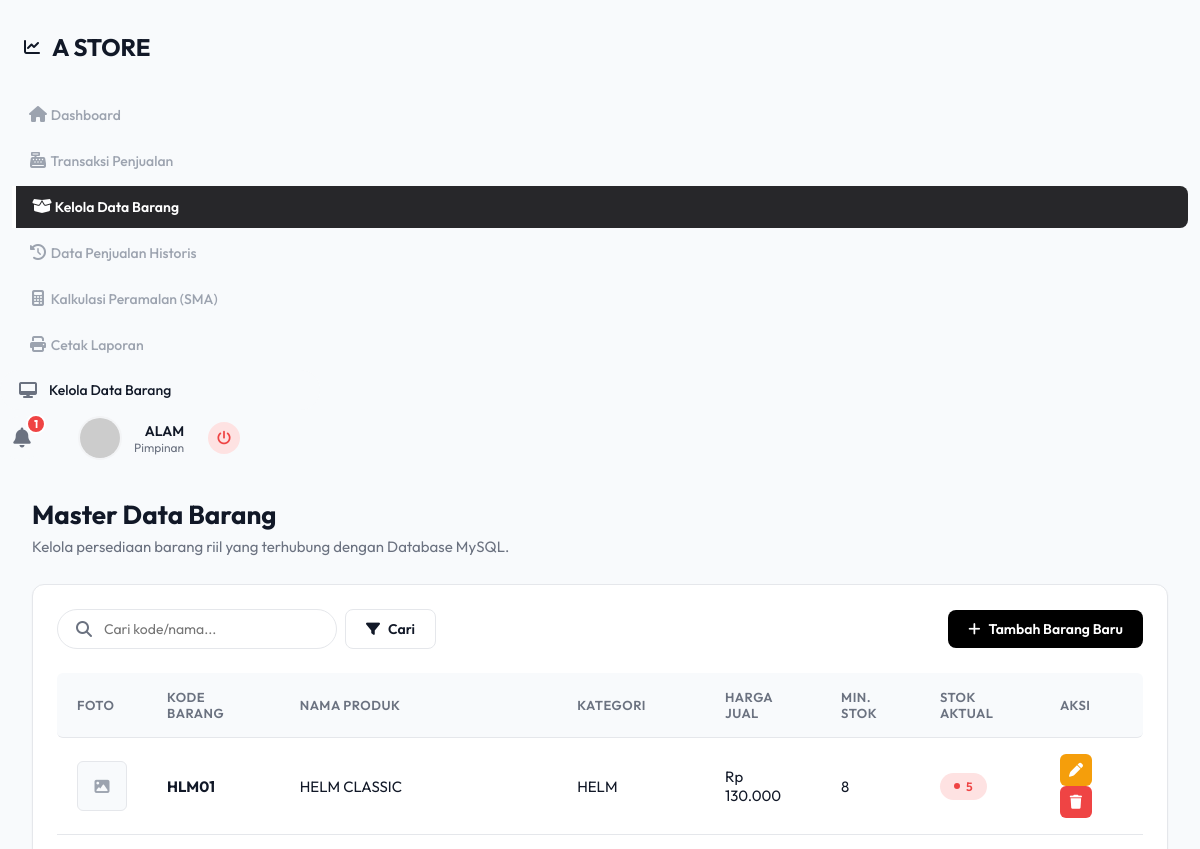
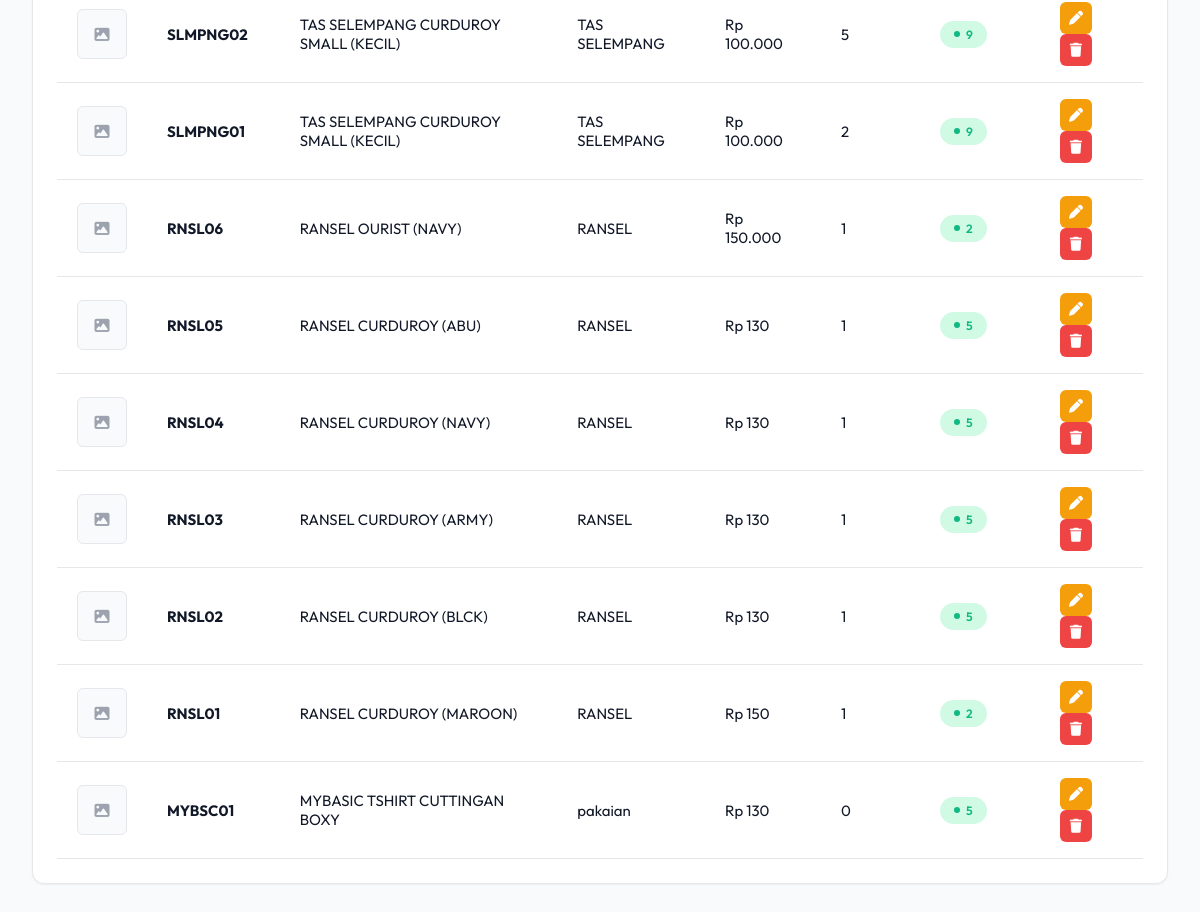
The app's page /kelola_barang.php (signed in) with its own data (2 pictures, top to bottom).
### tables this page shows
CREATE TABLE `tbl_barang` (

  `id_barang` int(11) NOT NULL,

  `kode_barang` varchar(20) NOT NULL,

  `nama_produk` varchar(100) NOT NULL,

  `kategori` varchar(50) NOT NULL,

  `harga_beli` int(11) NOT NULL DEFAULT 0,

  `harga_jual` int(11) NOT NULL DEFAULT 0,

  `stok_min` int(11) NOT NULL,

  `satuan` varchar(20) DEFAULT 'Pcs',

  `deskripsi` text DEFAULT NULL,

  `stok_aktual` int(11) NOT NULL,

  `foto_barang` varchar(255) DEFAULT NULL

);

### config.php (called while the page is built, shortened)
<?php
function get_query($conn, $query) {
    $result = $conn->query($query);
    return $result;
}
?>

### kelola_barang.php (the view, shortened to what this page needs)
<?php
include 'config.php';
?>
<!DOCTYPE html>
<html lang="id">
<head>
    <link rel="stylesheet" href="https://cdnjs.cloudflare.com/ajax/libs/font-awesome/6.4.0/css/all.min.css">
    <link rel="stylesheet" href="assets/css/sweetalert2.min.css">
    <link rel="stylesheet" href="assets/css/style.css">
</head>
<body>
    <div class="layout-wrapper">
        <?php include 'includes/sidebar.php'; ?>
        <div class="main-content">
            <?php include 'includes/topbar.php'; ?>
            <main class="dashboard-content">
                <div class="page-header">
                    <h2>Master Data Barang</h2>
                    <p>Kelola persediaan barang riil yang terhubung dengan Database MySQL.</p>
                </div>
                <div class="chart-card">
                    <div class="action-bar">
                        <form action="" method="GET" style="display:flex;">
                            <div class="search-bar" style="background:#fff; border:1px solid var(--border-color); width:280px; margin-bottom:0;">
                                <i class="fa-solid fa-search"></i>
                                <input type="text" name="cari" placeholder="Cari kode/nama..." value="<?= isset($_GET['cari']) ? htmlspecialchars($_GET['cari']) : '' ?>">
                            </div>
                            <button type="submit" class="btn btn-outline" style="margin-left:8px;"><i class="fa-solid fa-filter"></i> Cari</button>
                        </form>
                        <div class="action-buttons">
                            <button class="btn btn-primary" onclick="openModal('modalTambah')"><i class="fa-solid fa-plus"></i> Tambah Barang Baru</button>
                        </div>
                    </div>
                    <div class="table-responsive">
                        <table class="data-table">
                            <thead>
                                <tr>
                                    <th>Foto</th>
                                    <th>Kode Barang</th>
                                    <th>Nama Produk</th>
                                    <th>Kategori</th>
                                    <th>Harga Jual</th>
                                    <th>Min. Stok</th>
                                    <th>Stok Aktual</th>
                                    <th>Aksi</th>
                                </tr>
                            </thead>
                            <tbody>
                                <?php
                                $sql = "SELECT * FROM tbl_barang";
                                $sql .= " ORDER BY id_barang DESC";
                                $query = get_query($conn, $sql);
                                if($query->num_rows > 0):
                                    while($row = $query->fetch_assoc()):
                                        $statusStok = ($row['stok_aktual'] <= $row['stok_min']) ? 'status-danger' : 'status-good';
                                ?>
                                <tr>
                                    <td>
                                        <?php if($row['foto_barang'] && file_exists('assets/img/barang/'.$row['foto_barang'])): ?>
                                            <img src="assets/img/barang/<?= $row['foto_barang'] ?>" alt="Foto" style="width: 50px; height: 50px; object-fit: cover; border-radius: 6px; border: 1px solid var(--border-color);">
                                        <?php else: ?>
                                            <div style="width: 50px; height: 50px; background: var(--bg-body); border-radius: 6px; display: flex; align-items: center; justify-content: center; color: var(--text-light); border: 1px solid var(--border-color);">
                                                <i class="fa-solid fa-image"></i>
                                            </div>
                                        <?php endif; ?>
                                    </td>
                                    <td><strong><?= $row['kode_barang'] ?></strong></td>
                                    <td><?= $row['nama_produk'] ?></td>
                                    <td><?= $row['kategori'] ?></td>
                                    <td>Rp <?= number_format($row['harga_jual'],0,',','.') ?></td>
                                    <td><?= $row['stok_min'] ?></td>
                                    <td><span class="status <?= $statusStok ?>"><?= $row['stok_aktual'] ?></span></td>
                                    <td>
                                        <button class="btn-action-icon btn-edit" onclick="editData(<?= htmlspecialchars(json_encode($row)) ?>)" title="Edit Data"><i class="fa-solid fa-pen"></i></button>
                                        <form action="action_barang.php" method="POST" style="display:inline;" onsubmit="return confirmDeleteForm(event, this, 'Yakin ingin menghapus barang <?= htmlspecialchars($row['nama_produk'], ENT_QUOTES) ?>?');">
                                            <button type="submit" class="btn-action-icon btn-delete" title="Hapus"><i class="fa-solid fa-trash"></i></button>
                                        </form>
                                    </td>
                                </tr>
                                <?php
                                    endwhile;
                                else:
                                ?>
                                <tr><td colspan="8" style="text-align:center; padding:30px; color:var(--text-muted)">Tidak ada data barang ditemukan.</td></tr>
                                <?php endif; ?>
                            </tbody>
                        </table>
                    </div>
                </div>
            </main>
        </div>
    </div>
</body>
</html>

### assets/css/style.css (style rules this page uses)
:root { --primary-color: #111111; --primary-light: #F3F4F6; --primary-dark: #000000; --secondary-color: #6B7280; --success-color: #10B981; --success-light: #D1FAE5; --danger-color: #EF4444; --danger-light: #FEE2E2; --warning-color: #F59E0B; --warning-light: #FEF3C7; --bg-body: #F8FAFC; --surface-card: #FFFFFF; --surface-sidebar: #111111; --text-main: #111827; --text-muted: #6B7280; --text-light: #9CA3AF; --border-color: #E5E7EB; --shadow-sm: 0 1px 2px 0 rgba(0, 0, 0, 0.05); --shadow-md: 0 4px 6px -1px rgba(0, 0, 0, 0.1), 0 2px 4px -1px rgba(0, 0, 0, 0.06); --shadow-card: 0 8px 24px -12px rgba(0, 0, 0, 0.05); --sidebar-width: 260px; --topbar-height: 80px; --border-radius-lg: 12px; --border-radius-md: 8px; --border-radius-sm: 6px; --transition-fast: 0.2s ease; --transition-normal: 0.3s ease; }
* { margin: 0; padding: 0; box-sizing: border-box; }
body { font-family: 'Outfit', sans-serif; background-color: var(--bg-body); color: var(--text-main); -webkit-font-smoothing: antialiased; }
.search-bar { display: flex; align-items: center; background-color: var(--bg-body); padding: 10px 18px; border-radius: 99px; width: 320px; border: 1px solid transparent; transition: all var(--transition-fast); }
.search-bar i { color: var(--text-muted); margin-right: 12px; }
.search-bar input { border: none; background: transparent; outline: none; width: 100%; font-family: inherit; font-size: 14px; }
.dashboard-content { padding: 32px; display: flex; flex-direction: column; gap: 28px; }
.page-header h2 { font-size: 26px; font-weight: 700; margin-bottom: 6px; }
.page-header p { color: var(--text-muted); font-size: 15px; }
.btn { padding: 10px 20px; border-radius: var(--border-radius-md); font-family: inherit; font-size: 14px; font-weight: 600; cursor: pointer; border: none; display: inline-flex; align-items: center; gap: 8px; transition: var(--transition-fast); }
.btn-primary { background-color: var(--primary-dark); color: white; }
.btn-outline { background-color: #FFFFFF; color: var(--text-main); border: 1px solid var(--border-color); }
.chart-card { background: var(--surface-card); border-radius: var(--border-radius-lg); padding: 24px; box-shadow: var(--shadow-sm); border: 1px solid var(--border-color); }
.table-responsive { overflow-x: auto; }
.data-table { width: 100%; border-collapse: separate; border-spacing: 0; }
.data-table th, .data-table td { padding: 16px 20px; text-align: left; border-bottom: 1px solid var(--border-color); }
.data-table th { font-size: 13px; font-weight: 600; color: var(--text-muted); text-transform: uppercase; letter-spacing: 0.5px; background-color: var(--bg-body); }
.data-table th:first-child { border-top-left-radius: var(--border-radius-sm); border-bottom-left-radius: var(--border-radius-sm); }
.data-table th:last-child { border-top-right-radius: var(--border-radius-sm); border-bottom-right-radius: var(--border-radius-sm); }
.data-table tbody tr { transition: background-color var(--transition-fast); }
.data-table td { font-size: 15px; color: var(--text-main); vertical-align: middle; }
.status { padding: 6px 14px; border-radius: 99px; font-size: 12px; font-weight: 600; display: inline-flex; align-items: center; }
.status::before { content: ''; width: 6px; height: 6px; border-radius: 50%; margin-right: 6px; }
.status-good { background-color: var(--success-light); color: var(--success-color); }
.status-good::before { background-color: var(--success-color); }
.status-danger { background-color: var(--danger-light); color: var(--danger-color); }
.status-danger::before { background-color: var(--danger-color); }

### kelola_barang.php (style rules this page uses)
.action-bar { display: flex; justify-content: space-between; align-items: center; margin-bottom: 24px; flex-wrap: wrap; gap: 16px; }
.action-buttons { display: flex; gap: 12px; }
.btn-outline { background: transparent; border: 1px solid var(--border-color); color: var(--text-main); }
.btn-action-icon { width: 32px; height: 32px; border-radius: 6px; display: inline-flex; align-items: center; justify-content: center; border: none; cursor: pointer; color: white; margin-right: 4px; font-size:14px; }
.btn-edit { background: var(--warning-color); }
.btn-delete { background: var(--danger-color); }

### records on screen
tbl_barang: kode_barang "HLM01", nama_produk "HELM CLASSIC", kategori "HELM", harga_jual "130.000", stok_min "8", stok_aktual "5"
tbl_barang: kode_barang "SLMPNG02", nama_produk "TAS SELEMPANG CURDUROY SMALL (KECIL)", kategori "TAS SELEMPANG", harga_jual "100.000", stok_min "5", stok_aktual "9"
tbl_barang: kode_barang "SLMPNG01", nama_produk "TAS SELEMPANG CURDUROY SMALL (KECIL)", kategori "TAS SELEMPANG", harga_jual "100.000", stok_min "2", stok_aktual "9"
tbl_barang: kode_barang "RNSL06", nama_produk "RANSEL OURIST (NAVY)", kategori "RANSEL", harga_jual "150.000", stok_min "1", stok_aktual "2"
tbl_barang: kode_barang "RNSL05", nama_produk "RANSEL CURDUROY (ABU)", kategori "RANSEL", harga_jual "130", stok_min "1", stok_aktual "5"
tbl_barang: kode_barang "RNSL04", nama_produk "RANSEL CURDUROY (NAVY)", kategori "RANSEL", harga_jual "130", stok_min "1", stok_aktual "5"
tbl_barang: kode_barang "RNSL03", nama_produk "RANSEL CURDUROY (ARMY)", kategori "RANSEL", harga_jual "130", stok_min "1", stok_aktual "5"
tbl_barang: kode_barang "RNSL02", nama_produk "RANSEL CURDUROY (BLCK)", kategori "RANSEL", harga_jual "130", stok_min "1", stok_aktual "5"
tbl_barang: kode_barang "RNSL01", nama_produk "RANSEL CURDUROY (MAROON)", kategori "RANSEL", harga_jual "150", stok_min "1", stok_aktual "2"
tbl_barang: kode_barang "MYBSC01", nama_produk "MYBASIC TSHIRT CUTTINGAN BOXY", kategori "pakaian", harga_jual "130", stok_min "0", stok_aktual "5"

### other values on screen
$dataKritis['jml'] "1"
$namaUser "ALAM"
$roleUser "Pimpinan"
